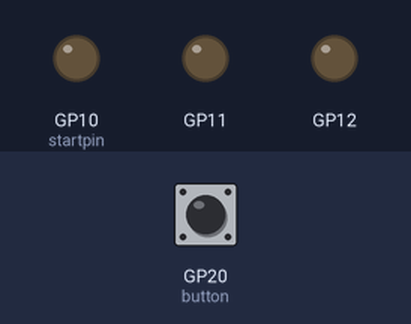
Bench run of a program on a simulated Raspberry Pi Pico running MicroPython. Shown: output pins drawn as LEDs (lit = HIGH). Inputs (shaded band) come from the test bench; at power-on: GP20 (button) LOW. What the program prints to the serial console is not drawn.

Above: at 1.2 s.
1.3 s: GP20 (button) pulled HIGH for 0.15 s
At 2.5 s:
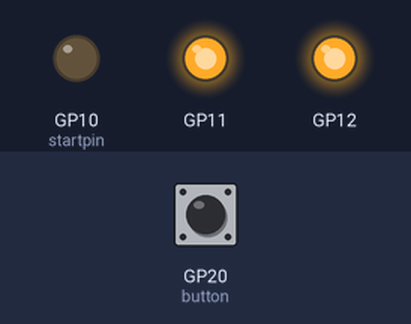
Timing chart, 0 to 4.3 s (numbered marks = the images above; inputs shaded):
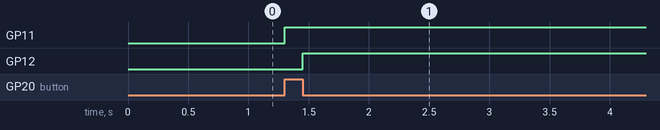

Measured:
- after the input at 1.3 s, GP11: LOW → HIGH at once; GP12: LOW → HIGH after 0.15 s

The program:

5_3_5_LED_FSM_Patternfader.py
```python
"""
Statemachine zur Überlagerung zweier LED-Muster per PIO-Assembler
"""
import rp2 as rp2
from rp2 import PIO, StateMachine, asm_pio
from machine import Pin
import time

button = machine.Pin(20, machine.Pin.IN)


# PIO-Assemblerfunktion
# Preset für 3 Ausgänge (Pin 10 bis 12)
@rp2.asm_pio(set_init=(PIO.OUT_LOW,)*3)
# Das LED-Pattern wird zyklisch eingeschaltet
def led_pattern_1():
    wrap_target()
    set(pins, 0b011)   [4]
    wrap()

# Das LED-Pattern wird zyklisch dem ersten Pattern überlagert
# Jede PIO-Assemblerfunktion muss einer @rp2.asm_pio-Decoration eingeleitet werden.
@rp2.asm_pio(set_init=(PIO.OUT_LOW,)*3)
def led_pattern_2():
    wrap_target()
    set(pins, 0b110)    [4]
    wrap()
# Instanziierung zweier Statemachines, die den Pulse-Effekt durch überlagerung erzeugen sollen
# Beide nutzen den gleichen GPO als Startpin : GPIO 10 mit den beiden Folgepins 11 und 12
# <name> = StateMachine([nummer], freq=[], set_base=Pin([GPIO]))
startpin = Pin(10)
pattern1 = StateMachine(0, led_pattern_1, freq=20001, set_base=startpin)
pattern2 = StateMachine(1, led_pattern_2, freq=20002, set_base=startpin)

# Hauptprogramm : Abfrageschleife für Taster
while True:
    if button.value() == 1:
        pattern1.active(1)
        pattern2.active(1)
        print("Fader läuft")
    else:
        pattern1.active(0)
        pattern2.active(0)
        print("Fader gestoppt")
```
